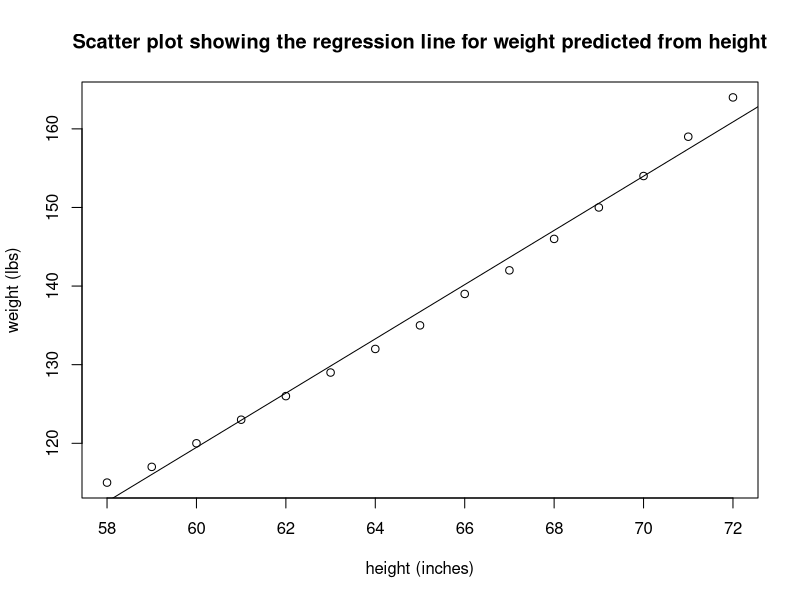

Source code (R): (Note: this script raises an error after producing the figure.)
# simple example using the women dataset
str(women)

# predict weight from height
# dependent variable = weight
# indpendent variable = height
# 
simple_linear_model <- lm(weight ~ height, data = women)
simple_linear_model
summary(simple_linear_model)

plot(women$height, 
     women$weight, 
     xlab = "height (inches)", 
     ylab = "weight (lbs)", 
     main = "Scatter plot showing the regression line for weight predicted from height")

abline(simple_linear_model)

# Analyse the correlation coefficient
# measure level of association between 2 variables
# -1 = perfect negative correlation
# +1 = perfect positive correlation

# A value -0.2 < x < 0.2 suggests that  much of the variation in
# outcome variable is not explained by the predictor
# Then we should look for better predictor variables

confint(simple_linear_model)

cor(women$height, women$weight)

# Model accuracy - Goodness of Fit
# 3 quantities
# R-Squared (r^2)
# F-test statistic

summary(simple_linear_model)

#  RSE = 1.525 = prediction error rate
# when comparing 2 models, smallest RSE is best
# In this model, observed weight values deviate from the true regression by approx 1.5 units on average

# r2
# Ranges from 0-1
# High r2 = good indicator that the model variability in the
# outcome can be explained by the model
# A number close to 0 = model does not explain much of the variability

# f statistic - A large F statistic corresponds to a significant p-value
# p < 0.05

height <- 120
test_data <- data.frame(height1)


prdicted_weight <- predict(simple_linear_model, test_data)
prdicted_weight


# Build a model to predict distance from speed
# using the cars dataset

# 1st step - check model assumptions
# These are the core assumptions
# Linearity among variables
# Normality - normal distribution
# No collinearity - vars are not a linear combination of others
# Independence - residuals are independent and not correlated

# check linearity first using scatter plot
# x axis  = independent variable
# y axis  = dependent variable
# if relationship exists then the linearity assumption is validated

cars
scatter.smooth(x = cars$speed, y = cars$dist, 
               main = "Distance ~ Speed", 
               xlab = "car speed (mph)", 
               ylab = "stopping distance")
cor(cars$speed, cars$dist)

# check outliers
# An outlier = 1.5 x interquartile range
# we need to check speed and distance for outliers

opar <- par(no.readonly = TRUE)
par(mfrow = c(1,2))
attach(cars)
boxplot(speed, main = "speed",
        sub = paste("outliers rows:", boxplot.stats(speed)$out))


boxplot(dist, main = "distance",
        sub = paste("outliers rows:", boxplot.stats(dist)$out))

par(opar)
detach(cars)

# delete value with distance 120 because its an outlier

cars <- subset(cars, cars$dist != 120)

nrow(cars)


simple_linear_model <- lm(dist ~ speed, data = cars)
simple_linear_model
summary(simple_linear_model)




